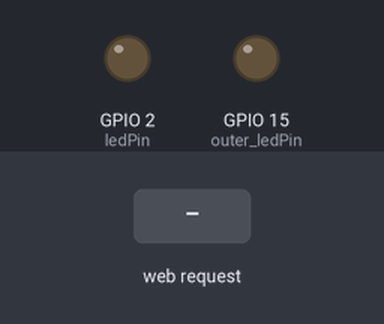
This sketch was run on a simulated ESP32. Shown: output pins drawn as LEDs (lit = HIGH). Inputs (shaded band) come from the test bench. WiFi joins after 1.5 s; servers stay silent unless stated; storage starts empty; what the sketch prints to the serial monitor is not drawn.

Above: at 3.2 s.
3.3 s: HTTP request GET /on received
At 4.5 s:
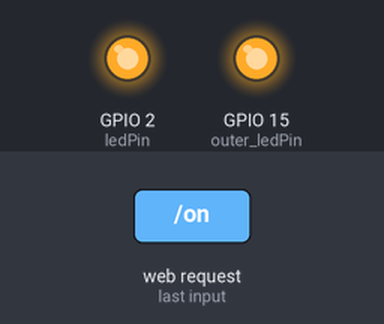
4.8 s: HTTP request GET /off received
At 5.8 s:
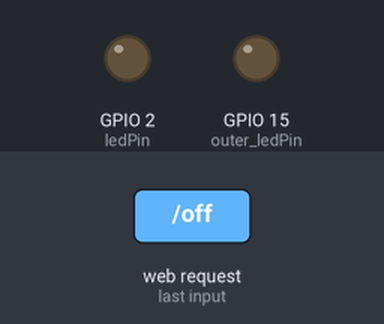
Timing chart, 0 to 7.8 s (numbered marks = the images above; inputs shaded):
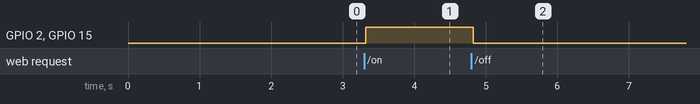

Measured:
- after the input at 3.3 s, GPIO 2 (ledPin), GPIO 15 (outer_ledPin): LOW → HIGH at once
- after the input at 4.8 s, GPIO 2 (ledPin), GPIO 15 (outer_ledPin): HIGH → LOW at once

The sketch:

2_LED_WebServer_Custom.ino
```cpp
/* IS727272 - Cordero Hernández, Marco Ricardo
 * La manera en que esta implementación funciona es mediante
 * el uso del sistema de archivos inteno (SPIFFS) de la ESP321.
 * De esta forma, no se necesita especificar la estructura HTML
 * dentro de este mismo archivo.
 * El IDE de Arduino trabaja con el plugin de SPIFFS de forma
 * que se suben los archivos contenidos en la carpeta /data
 * OJO: Al momento, solo Arduino 1.X.X soporta el plugin
 */
#include "WiFi.h"
#include "ESPAsyncWebServer.h"
#include "SPIFFS.h"

const char* ssid     = ""; // Nombre de red
const char* password = ""; // Contraseña de red

// Se pueden usar macros también para las siguientes constantes
const int ledPin = 2, outer_ledPin = 15;
String ledState;

// Inicialización de servidor web asíncrono
AsyncWebServer server(80);

// Reemplazo de valor de led en página web
String processor(const String& var){
  Serial.println(var);
  if(var == "STATE"){
    ledState = (digitalRead(ledPin)) ? "ON" : "OFF";
    Serial.print(ledState);
    return ledState;
  }
  return String();
}

void setup(){
  Serial.begin(115200);

  // LED interno y externo en modo de escritura
  pinMode(ledPin, OUTPUT);
  pinMode(outer_ledPin, OUTPUT);

  // Inicialización de sistema de archivos
  if(!SPIFFS.begin(true)){
    Serial.println("Ha ocurrido un error con el sistema de archivos\nIntenta de nuevo...");
    return;
  }

  // Conexión a WiFI
  WiFi.begin(ssid, password);
  Serial.print("Conectando a WiFi");
  while (WiFi.status() != WL_CONNECTED) {
    delay(1000);
    Serial.print(".");
  }

  // Imprimir IP asignada
  Serial.print("\r\nConexión exitosa\nIP asignada: ");
  Serial.println(WiFi.localIP());

  // Ruta a la raíz (página de inicio)
  server.on("/", HTTP_GET, [](AsyncWebServerRequest *request){
    request->send(SPIFFS, "/index.html", String(), false, processor);
  });

  // Ruta a estilos
  server.on("/style.css", HTTP_GET, [](AsyncWebServerRequest *request){
    request->send(SPIFFS, "/style.css", "text/css");
  });

  // Ruta para prender LEDs
  server.on("/on", HTTP_GET, [](AsyncWebServerRequest *request){
    digitalWrite(ledPin, HIGH); digitalWrite(outer_ledPin, HIGH);
    request->send(SPIFFS, "/index.html", String(), false, processor);
  });

  // Ruta para apagar LEDs
  server.on("/off", HTTP_GET, [](AsyncWebServerRequest *request){
    digitalWrite(ledPin, LOW); digitalWrite(outer_ledPin, LOW);
    request->send(SPIFFS, "/index.html", String(), false, processor);
  });

  // Iniciar servidor
  server.begin();
}

void loop() {}
```
